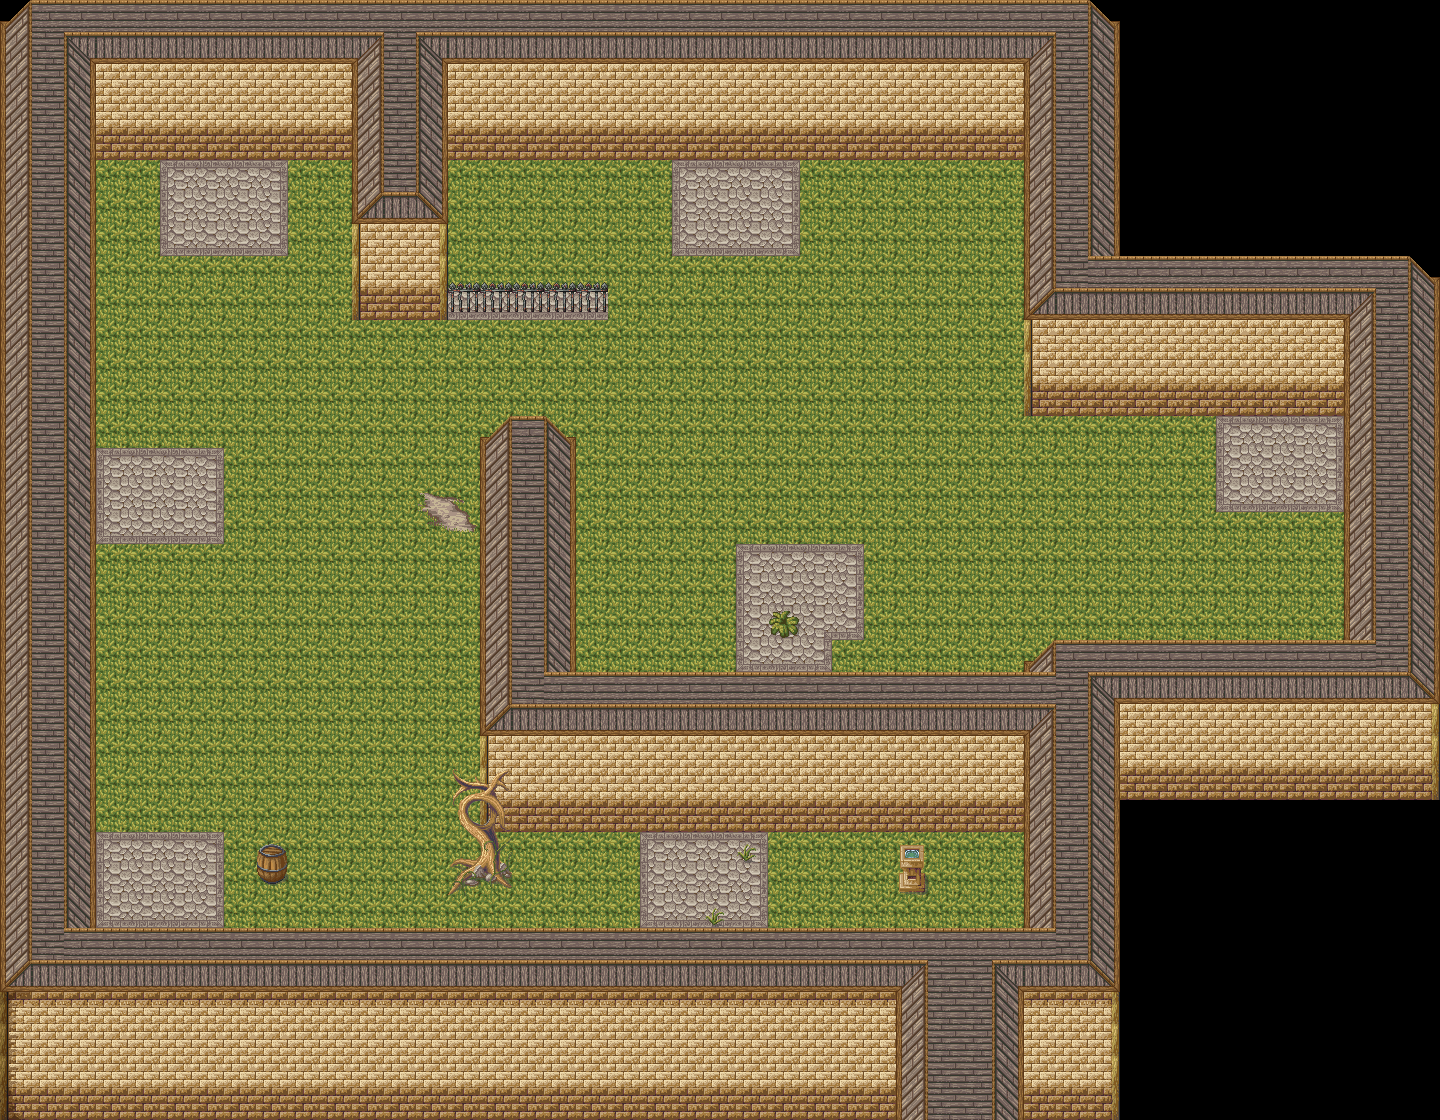

Below is a game level as drawn by its tile map, then a one-line description and the .tmx that defines it (tile-layer data replaced by summaries):
An orthogonal 45x35 tile map with 32x32 px tiles, 12 tile layers (Ground, GroundCover, CollideWithPlayer, NoCollideInBackOfPlayer, ...), 1 hidden layer not drawn.

<map version="1.10" tiledversion="1.11.2" orientation="orthogonal" renderorder="right-down" width="45" height="35" tilewidth="32" tileheight="32" infinite="0" parallaxoriginx="0" parallaxoriginy="79" nextlayerid="19" nextobjectid="1">
 <editorsettings>
  <export target="test1.tmj" format="json" />
 </editorsettings>
 <tileset firstgid="1" source="magecity.tsx" />
 <layer id="7" name="Ground" width="45" height="35">
  <data>[1575 cells, 1299 non-empty, 14 distinct tile ids]</data>
 </layer>
 <layer id="9" name="GroundCover" width="45" height="35">
  <data>[1575 cells, 10 non-empty, 9 distinct tile ids]</data>
 </layer>
 <layer id="4" name="CollideWithPlayer" width="45" height="35">
  <data>[1575 cells, 648 non-empty, 23 distinct tile ids]</data>
 </layer>
 <layer id="8" name="NoCollideInBackOfPlayer" width="45" height="35">
  <data>[1575 cells, 114 non-empty, 8 distinct tile ids]</data>
 </layer>
 <layer id="10" name="NoCollideInBackOfPlayerCover" width="45" height="35">
  <data>[1575 cells, 0 non-empty, 0 distinct tile ids]</data>
 </layer>
 <layer id="6" name="NoCollideInFrontOfPlayer" width="45" height="35">
  <data>[1575 cells, 27 non-empty, 2 distinct tile ids]</data>
 </layer>
 <layer id="11" name="NoCollideInFrontOfPlayerCover" width="45" height="35">
  <data>[1575 cells, 0 non-empty, 0 distinct tile ids]</data>
 </layer>
 <layer id="13" name="NavMesh" width="45" height="35" visible="0">
  <data>[1575 cells, 663 non-empty, 2 distinct tile ids]</data>
 </layer>
 <layer id="16" name="cutb" width="45" height="35">
  <data>[1575 cells, 5 non-empty, 1 distinct tile ids]</data>
 </layer>
 <layer id="18" name="structure roof" width="45" height="35">
  <data>[1575 cells, 24 non-empty, 6 distinct tile ids]</data>
 </layer>
 <layer id="14" name="structure 1" width="45" height="35">
  <data>[1575 cells, 8 non-empty, 8 distinct tile ids]</data>
 </layer>
 <layer id="15" name="structure 1" width="45" height="35">
  <data>[1575 cells, 3 non-empty, 3 distinct tile ids]</data>
 </layer>
 <layer id="17" name="structure 2" width="45" height="35">
  <data>[1575 cells, 17 non-empty, 5 distinct tile ids]</data>
 </layer>
</map>
